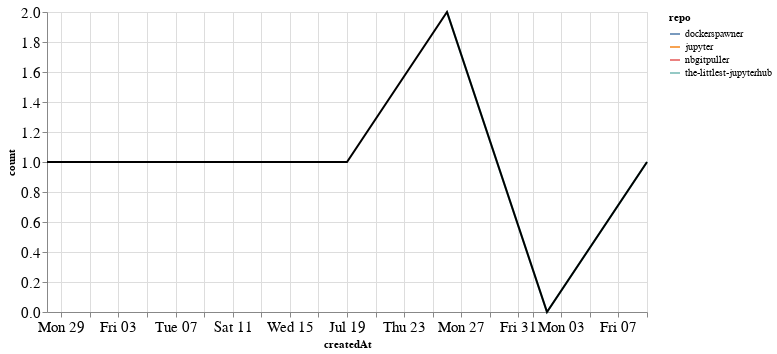

The notebook cell this image was saved under:
### Markdown cell above
## PRs

### Code cell
prs_time = prs.groupby('repo').resample('W', on='createdAt').count()['author'].reset_index()
prs_time = prs_time.rename(columns={'author': 'count'})
prs_time_total = prs_time.groupby('createdAt').agg({"count": "sum"}).reset_index()

ch1 = alt.Chart(prs_time, width=600).mark_line().encode(
    x='createdAt',
    y='count',
    color='repo',
    tooltip="repo"
)

ch2 = alt.Chart(prs_time_total, width=600).mark_line(color="black").encode(
    x='createdAt',
    y='count',
)

ch1 + ch2

### Figure 1 — Vega-Lite specification as saved in the notebook (floating-point values rounded to 4 significant figures)
{"config": {"axisLeft": {"labelFontSize": 15}, "axisBottom": {"labelFontSize": 15}}, "layer": [{"data": {"name": "data-fc98f83063da19057f9c38190e25dcc3"}, "mark": "line", "encoding": {"color": {"type": "nominal", "field": "repo"}, "tooltip": {"type": "nominal", "field": "repo"}, "x": {"type": "temporal", "field": "createdAt"}, "y": {"type": "quantitative", "field": "count"}}, "width": 600}, {"data": {"name": "data-c4c5653840b86551398410803a2aae9b"}, "mark": {"type": "line", "color": "black"}, "encoding": {"x": {"type": "temporal", "field": "createdAt"}, "y": {"type": "quantitative", "field": "count"}}, "width": 600}], "$schema": "https://vega.github.io/schema/vega-lite/v4.8.1.json", "datasets": {"data-fc98f83063da19057f9c38190e25dcc3": [{"repo": "dockerspawner", "createdAt": "2020-06-28T00:00:00", "count": 1}, {"repo": "jupyter", "createdAt": "2020-07-05T00:00:00", "count": 1}, {"repo": "nbgitpuller", "createdAt": "2020-07-12T00:00:00", "count": 1}, {"repo": "nbgitpuller", "createdAt": "2020-07-19T00:00:00", "count": 1}, {"repo": "the-littlest-jupyterhub", "createdAt": "2020-07-26T00:00:00", "count": 2}, {"repo": "the-littlest-jupyterhub", "createdAt": "2020-08-02T00:00:00", "count": 0}, {"repo": "the-littlest-jupyterhub", "createdAt": "2020-08-09T00:00:00", "count": 1}], "data-c4c5653840b86551398410803a2aae9b": [{"createdAt": "2020-06-28T00:00:00", "count": 1}, {"createdAt": "2020-07-05T00:00:00", "count": 1}, {"createdAt": "2020-07-12T00:00:00", "count": 1}, {"createdAt": "2020-07-19T00:00:00", "count": 1}, {"createdAt": "2020-07-26T00:00:00", "count": 2}, {"createdAt": "2020-08-02T00:00:00", "count": 0}, {"createdAt": "2020-08-09T00:00:00", "count": 1}]}}
